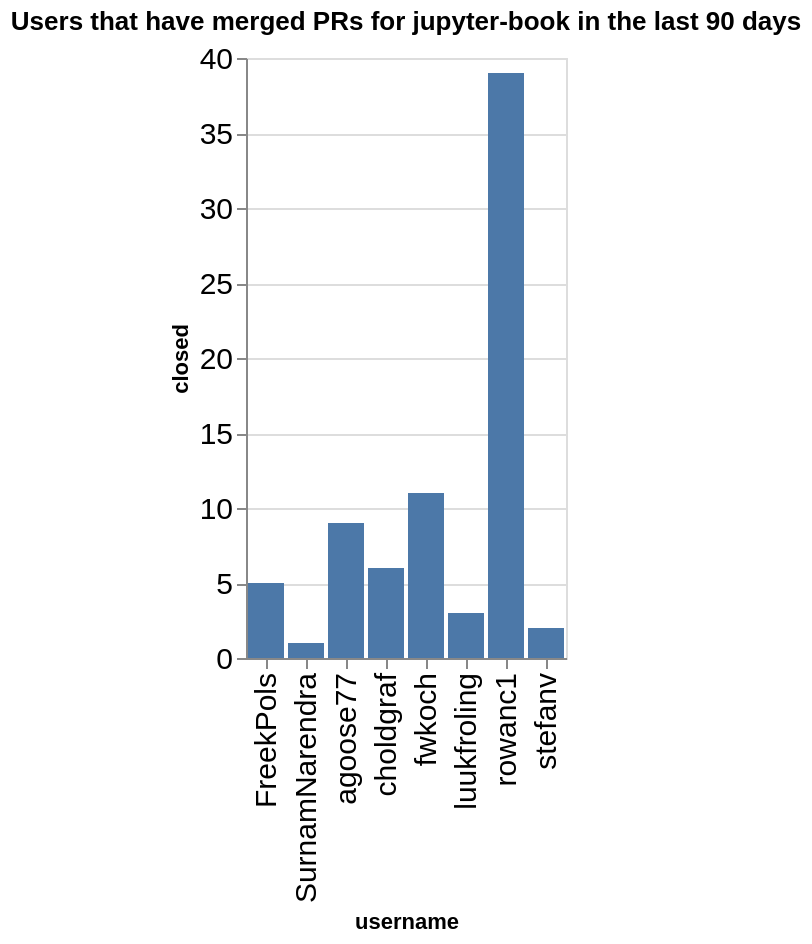

The notebook cell saved with this chart:
### Code cell
charts = []
title = f"Users that have merged PRs for {github_org} in the last {n_days} days"
ch = alt.Chart(data=closed_by_repo.replace(np.nan, 0), title=title).mark_bar().encode(
    x='username',
    y='closed',
)
ch

### Figure 1 — Vega-Lite specification as saved in the notebook (floating-point values rounded to 4 significant figures)
{"config": {"axisLeft": {"labelFontSize": 15}, "axisBottom": {"labelFontSize": 15}}, "data": {"name": "data-bc3292da1205c1e529ec8e72ef580a6d"}, "mark": {"type": "bar"}, "encoding": {"x": {"field": "username", "type": "nominal"}, "y": {"field": "closed", "type": "quantitative"}}, "title": "Users that have merged PRs for jupyter-book in the last 90 days", "$schema": "https://vega.github.io/schema/vega-lite/v5.20.1.json", "datasets": {"data-bc3292da1205c1e529ec8e72ef580a6d": [{"name": "blog", "username": "choldgraf", "closed": 1}, {"name": "blog", "username": "rowanc1", "closed": 1}, {"name": "jupyter-book", "username": "SurnamNarendra", "closed": 1}, {"name": "jupyter-book", "username": "agoose77", "closed": 2}, {"name": "jupyter-book", "username": "choldgraf", "closed": 2}, {"name": "jupyter-book", "username": "rowanc1", "closed": 1}, {"name": "jupyterlab-myst", "username": "agoose77", "closed": 2}, {"name": "myst-plugins", "username": "FreekPols", "closed": 4}, {"name": "myst-plugins", "username": "luukfroling", "closed": 3}, {"name": "myst-theme", "username": "agoose77", "closed": 2}, {"name": "myst-theme", "username": "rowanc1", "closed": 3}, {"name": "myst-theme", "username": "stefanv", "closed": 1}, {"name": "mystmd", "username": "FreekPols", "closed": 1}, {"name": "mystmd", "username": "agoose77", "closed": 3}, {"name": "mystmd", "username": "choldgraf", "closed": 2}, {"name": "mystmd", "username": "fwkoch", "closed": 11}, {"name": "mystmd", "username": "rowanc1", "closed": 34}, {"name": "mystmd", "username": "stefanv", "closed": 1}, {"name": "team-compass", "username": "choldgraf", "closed": 1}]}}
